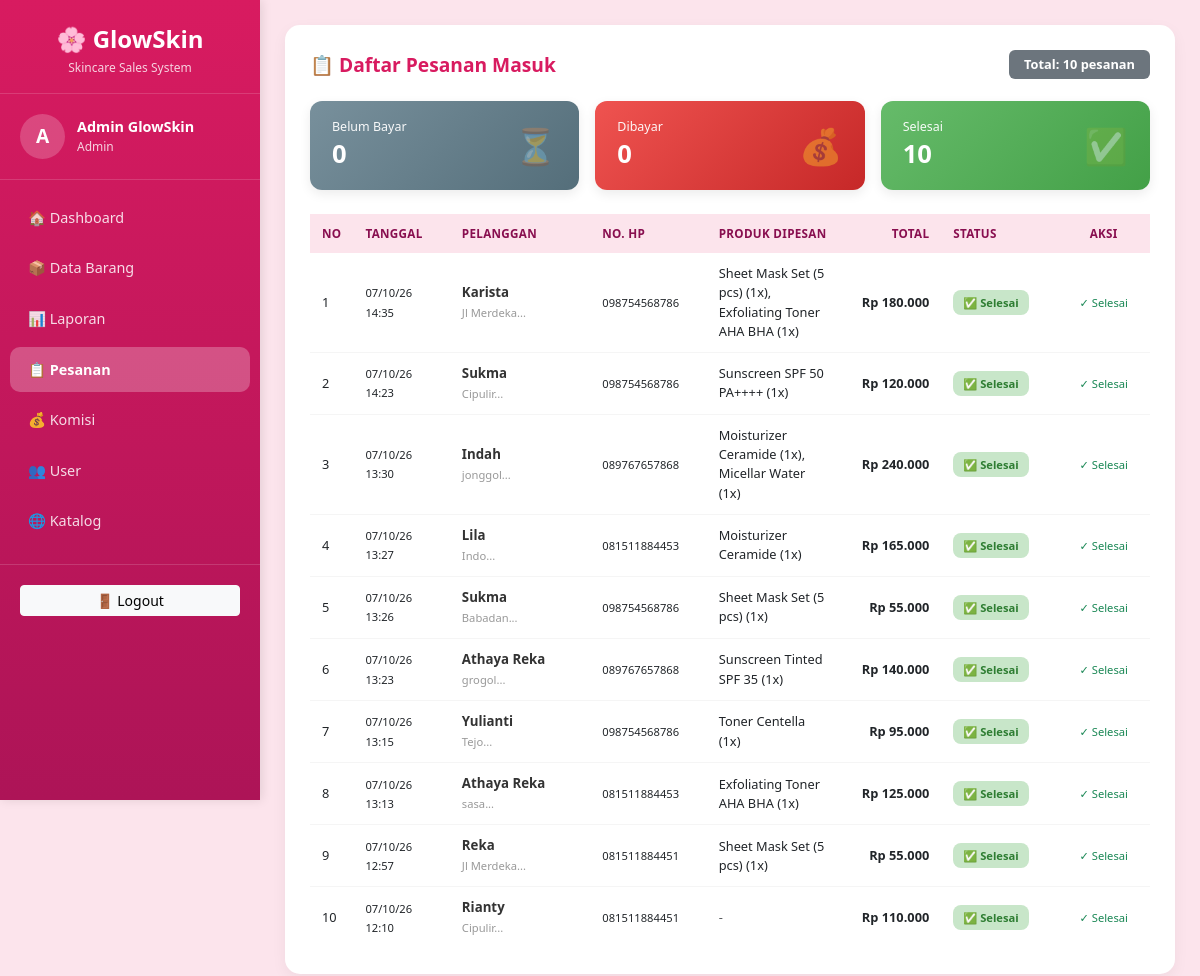
Screenshot of /views/pesanan/index.php (signed in) with the database file from the repository.
### tables this page shows
CREATE TABLE `pesanan` (
  `id_pesanan` int(11) NOT NULL,
  `id_barang` int(11) NOT NULL,
  `nama_pemesan` varchar(100) NOT NULL,
  `no_hp` varchar(20) NOT NULL,
  `alamat` text DEFAULT NULL,
  `jumlah` int(11) NOT NULL,
  `total_bayar` decimal(12,2) NOT NULL,
  `metode_bayar` varchar(50) DEFAULT 'QRIS',
  `catatan` text DEFAULT NULL,
  `status` enum('Baru','Dibayar','Diproses','Selesai','Batal') DEFAULT 'Baru',
  `tanggal` timestamp NOT NULL DEFAULT current_timestamp()
);

### config/helper.php (called while the page is built, shortened)
<?php
function rupiah($angka) {
    return "Rp " . number_format($angka, 0, ',', '.');
}
?>

### views/pesanan/index.php (the view, shortened to what this page needs)
<?php
require_once '../../config/koneksi.php';
require_once '../../config/helper.php';
$role = $_SESSION['role'];
$query = "SELECT p.*,
          GROUP_CONCAT(CONCAT(b.nama_barang, ' (', pd.jumlah, 'x)') SEPARATOR ', ') as detail_produk
          FROM pesanan p
          LEFT JOIN pesanan_detail pd ON p.id_pesanan = pd.id_pesanan
          LEFT JOIN barang b ON pd.id_barang = b.id_barang
          GROUP BY p.id_pesanan
          ORDER BY
            CASE p.status
                WHEN 'Dibayar' THEN 1
                WHEN 'Baru' THEN 2
                WHEN 'Selesai' THEN 3
                WHEN 'Batal' THEN 4
            END ASC,
            p.tanggal DESC";
$result = mysqli_query($koneksi, $query);
$total_baru     = mysqli_fetch_assoc(mysqli_query($koneksi, "SELECT COUNT(*) as total FROM pesanan WHERE status = 'Baru'"))['total'];
$total_dibayar  = mysqli_fetch_assoc(mysqli_query($koneksi, "SELECT COUNT(*) as total FROM pesanan WHERE status = 'Dibayar'"))['total'];
$total_selesai  = mysqli_fetch_assoc(mysqli_query($koneksi, "SELECT COUNT(*) as total FROM pesanan WHERE status = 'Selesai'"))['total'];
?>
<!DOCTYPE html>
<html lang="id">
<head>
    <link href="https://cdn.jsdelivr.net/npm/bootstrap@5.3.0/dist/css/bootstrap.min.css" rel="stylesheet">
</head>
<body>
<?php include '../partials/sidebar.php'; ?>
<div class="main-content">
    <div class="page-card">
        <div class="page-header">
            <h4>📋 Daftar Pesanan Masuk</h4>
            <span class="badge bg-secondary" style="font-size: 0.8rem; padding: 8px 15px;">
                Total: <?= mysqli_num_rows($result); ?> pesanan
            </span>
        </div>
        <div class="row mb-4 g-3">
            <div class="col-md-4">
                <div class="stat-mini" style="background: linear-gradient(135deg, #78909c, #546e7a);">
                    <div>
                        <h6>Belum Bayar</h6>
                        <h3><?= $total_baru; ?></h3>
                    </div>
                    <div class="icon">⏳</div>
                </div>
            </div>
            <div class="col-md-4">
                <div class="stat-mini" style="background: linear-gradient(135deg, #ef5350, #c62828);">
                    <div>
                        <h6>Dibayar</h6>
                        <h3><?= $total_dibayar; ?></h3>
                    </div>
                    <div class="icon">💰</div>
                </div>
            </div>
            <div class="col-md-4">
                <div class="stat-mini" style="background: linear-gradient(135deg, #66bb6a, #43a047);">
                    <div>
                        <h6>Selesai</h6>
                        <h3><?= $total_selesai; ?></h3>
                    </div>
                    <div class="icon">✅</div>
                </div>
            </div>
        </div>
        <div class="table-responsive">
            <table class="table table-pesanan align-middle">
                <thead>
                    <tr>
                        <th style="width: 40px;">No</th>
                        <th style="width: 100px;">Tanggal</th>
                        <th style="width: 150px;">Pelanggan</th>
                        <th style="width: 120px;">No. HP</th>
                        <th>Produk Dipesan</th>
                        <th style="width: 110px;" class="text-end">Total</th>
                        <th style="width: 120px;">Status</th>
                        <th style="width: 100px;" class="text-center">Aksi</th>
                    </tr>
                </thead>
                <tbody>
                    <?php $no = 1; while ($row = mysqli_fetch_assoc($result)): ?>
                    <tr>
                        <td><?= $no++; ?></td>
                        <td><small><?= date('d/m/y H:i', strtotime($row['tanggal'])); ?></small></td>
                        <td class="kolom-pelanggan">
                            <b><?= htmlspecialchars($row['nama_pemesan']); ?></b>
                            <small><?= htmlspecialchars(substr($row['alamat'], 0, 25)); ?>...</small>
                        </td>
                        <td><small><?= htmlspecialchars($row['no_hp']); ?></small></td>
                        <td class="kolom-produk"><?= $row['detail_produk'] ?? '<span class="text-muted">-</span>'; ?></td>
                        <td class="text-end"><b><?= rupiah($row['total_bayar']); ?></b></td>
                        <td>
                            <?php if ($row['status'] == 'Baru'): ?>
                                <span class="badge-status" style="background: #e0e0e0; color: #555;">⏳ Belum Bayar</span>
                            <?php elseif ($row['status'] == 'Dibayar'): ?>
                                <span class="badge-status" style="background: #ffcdd2; color: #c62828;">💰 Dibayar</span>
                            <?php elseif ($row['status'] == 'Selesai'): ?>
                                <span class="badge-status" style="background: #c8e6c9; color: #2e7d32;">✅ Selesai</span>
                            <?php else: ?>
                                <span class="badge-status" style="background: #e0e0e0; color: #555;">❌ Batal</span>
                            <?php endif; ?>
                        </td>
                        <td class="text-center">
                            <?php if ($row['status'] == 'Dibayar' && $role == 'sales'): ?>
                                <a href="../../controllers/PesananController.php?aksi=proses&id=<?= $row['id_pesanan']; ?>"
                                   class="btn btn-success btn-sm"
                                   style="font-size: 0.72rem; padding: 5px 10px;"
                                   onclick="return confirm('Proses pesanan ini?')">➡️ Proses</a>
                            <?php elseif ($row['status'] == 'Dibayar' && $role == 'admin'): ?>
                                <small class="text-muted">Menunggu sales</small>
                            <?php elseif ($row['status'] == 'Baru'): ?>
                                <small class="text-muted">Belum bayar</small>
                            <?php elseif ($row['status'] == 'Selesai'): ?>
                                <span class="text-success small">✓ Selesai</span>
                            <?php endif; ?>
                        </td>
                    </tr>
                    <?php endwhile; ?>
                </tbody>
            </table>
        </div>
    </div>
</div>
</body>
</html>

### views/pesanan/index.php (style rules this page uses)
.page-card { border: none; border-radius: 15px; box-shadow: 0 5px 15px rgba(0,0,0,0.05); padding: 25px; background: white; }
.page-header { display: flex; justify-content: space-between; align-items: center; margin-bottom: 22px; }
.page-header h4 { margin: 0; color: #d81b60; font-weight: bold; font-size: 1.2rem; }
.stat-mini { color: white; padding: 18px 22px; border-radius: 12px; display: flex; justify-content: space-between; align-items: center; box-shadow: 0 4px 12px rgba(0,0,0,0.08); }
.stat-mini h6 { margin: 0; opacity: 0.95; font-size: 0.78rem; font-weight: 500; }
.stat-mini h3 { margin: 4px 0 0; font-weight: bold; font-size: 1.6rem; }
.stat-mini .icon { font-size: 2.2rem; opacity: 0.4; }
.table-pesanan { margin: 0; font-size: 0.83rem; }
.table-pesanan thead th { background: #fce4ec; color: #880e4f; font-size: 0.73rem; font-weight: 600; text-transform: uppercase; letter-spacing: 0.3px; padding: 11px 12px; border: none; white-space: nowrap; }
.table-pesanan tbody td { padding: 11px 12px; vertical-align: middle; border-bottom: 1px solid #f5f5f5; font-size: 0.8rem; }
.table-pesanan tbody tr:last-child td { border-bottom: none; }
.kolom-pelanggan b { color: #333; font-size: 0.83rem; display: block; }
.kolom-pelanggan small { color: #999; font-size: 0.7rem; }
.kolom-produk { font-size: 0.78rem; color: #555; line-height: 1.5; max-width: 220px; }
.badge-status { padding: 5px 10px; border-radius: 8px; font-size: 0.7rem; font-weight: 600; white-space: nowrap; }

### views/partials/sidebar.php (style rules this page uses)
* { box-sizing: border-box; }
html, body { margin: 0; padding: 0; width: 100%; overflow-x: hidden; }
body { background-color: #fce4ec; font-family: 'Segoe UI', sans-serif; }
.main-content { margin-left: 260px; padding: 25px; min-height: 100vh; max-width: calc(100% - 260px); overflow-x: hidden; }
.page-card, .kasir-card { border: none; border-radius: 15px; box-shadow: 0 5px 15px rgba(0,0,0,0.05); background: white; }

### rows the page displays
pesanan: tanggal "07/10/26 14:35", nama_pemesan "Karista", alamat "Jl Merdeka", no_hp "098754568786", detail_produk "Sheet Mask Set (5 pcs) (1x), Exfoliating Toner AHA BHA (1x)", total_bayar "Rp 180.000", status "✅ Selesai"
pesanan: tanggal "07/10/26 14:23", nama_pemesan "Sukma", alamat "Cipulir", no_hp "098754568786", detail_produk "Sunscreen SPF 50 PA++++ (1x)", total_bayar "Rp 120.000", status "✅ Selesai"
pesanan: tanggal "07/10/26 13:30", nama_pemesan "Indah", alamat "jonggol", no_hp "089767657868", detail_produk "Moisturizer Ceramide (1x), Micellar Water (1x)", total_bayar "Rp 240.000", status "✅ Selesai"
pesanan: tanggal "07/10/26 13:27", nama_pemesan "Lila", alamat "Indo", no_hp "081511884453", detail_produk "Moisturizer Ceramide (1x)", total_bayar "Rp 165.000", status "✅ Selesai"
pesanan: tanggal "07/10/26 13:26", nama_pemesan "Sukma", alamat "Babadan", no_hp "098754568786", detail_produk "Sheet Mask Set (5 pcs) (1x)", total_bayar "Rp 55.000", status "✅ Selesai"
pesanan: tanggal "07/10/26 13:23", nama_pemesan "Athaya Reka", alamat "grogol", no_hp "089767657868", detail_produk "Sunscreen Tinted SPF 35 (1x)", total_bayar "Rp 140.000", status "✅ Selesai"
pesanan: tanggal "07/10/26 13:15", nama_pemesan "Yulianti", alamat "Tejo", no_hp "098754568786", detail_produk "Toner Centella (1x)", total_bayar "Rp 95.000", status "✅ Selesai"
pesanan: tanggal "07/10/26 13:13", nama_pemesan "Athaya Reka", alamat "sasa", no_hp "081511884453", detail_produk "Exfoliating Toner AHA BHA (1x)", total_bayar "Rp 125.000", status "✅ Selesai"
pesanan: tanggal "07/10/26 12:57", nama_pemesan "Reka", alamat "Jl Merdeka", no_hp "081511884451", detail_produk "Sheet Mask Set (5 pcs) (1x)", total_bayar "Rp 55.000", status "✅ Selesai"
pesanan: tanggal "07/10/26 12:10", nama_pemesan "Rianty", alamat "Cipulir", no_hp "081511884451", detail_produk "-", total_bayar "Rp 110.000", status "✅ Selesai"

### other values shown
$inisial "A"
$_SESSION['nama_lengkap'] "Admin GlowSkin"
$_SESSION['role'] "Admin"
mysqli_num_rows($result) "10"
$total_baru "0"
$total_dibayar "0"
$total_selesai "10"
